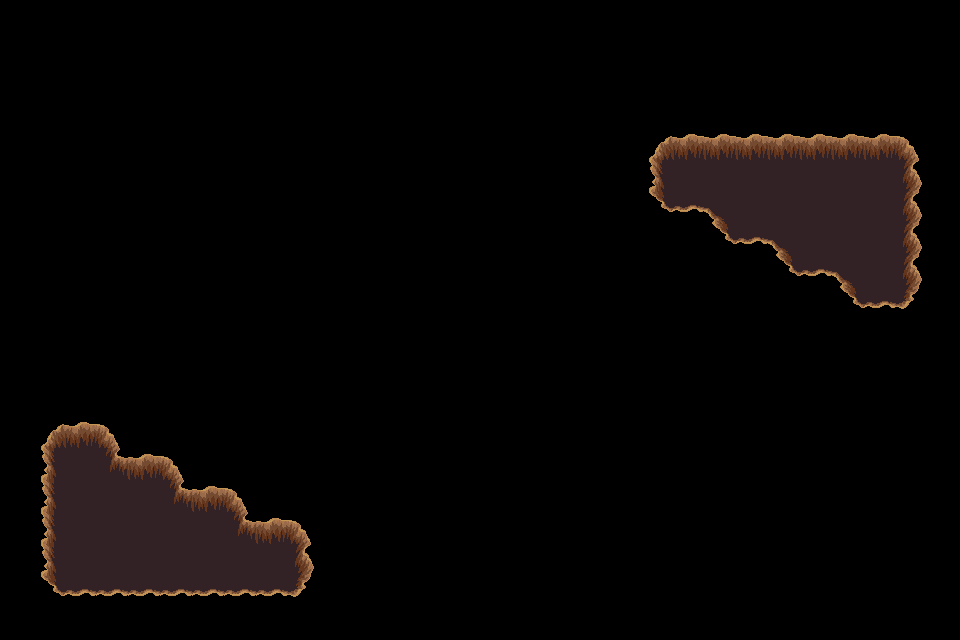

A level layout from a 2D game, rendered from its tile map. Below: a short description, then the map file with its tile-grid data intact:
An orthogonal 30x20 tile map with 32x32 px tiles, 1 tile layer (trou), 2 tilesets.

<map version="1.4" tiledversion="1.4.3" orientation="orthogonal" renderorder="right-down" width="30" height="20" tilewidth="32" tileheight="32" infinite="0" nextlayerid="9" nextobjectid="1">
 <tileset firstgid="1" source="../../dungeon_green.tsx" />
 <tileset firstgid="530" source="../../dungeon.tsx" />
 <layer id="8" name="trou" width="30" height="20">
  <data encoding="csv">
0,0,0,0,0,0,0,0,0,0,0,0,0,0,0,0,0,0,0,0,0,0,0,0,0,0,0,0,0,0,
0,0,0,0,0,0,0,0,0,0,0,0,0,0,0,0,0,0,0,0,0,0,0,0,0,0,0,0,0,0,
0,0,0,0,0,0,0,0,0,0,0,0,0,0,0,0,0,0,0,0,0,0,0,0,0,0,0,0,0,0,
0,0,0,0,0,0,0,0,0,0,0,0,0,0,0,0,0,0,0,0,0,0,0,0,0,0,0,0,0,0,
0,0,0,0,0,0,0,0,0,0,0,0,0,0,0,0,0,0,0,0,432,433,433,433,433,433,433,433,434,0,
0,0,0,0,0,0,0,0,0,0,0,0,0,0,0,0,0,0,0,0,455,456,456,456,456,456,456,456,457,0,
0,0,0,0,0,0,0,0,0,0,0,0,0,0,0,0,0,0,0,0,478,479,388,456,456,456,456,456,457,0,
0,0,0,0,0,0,0,0,0,0,0,0,0,0,0,0,0,0,0,0,0,0,478,479,388,456,456,456,457,0,
0,0,0,0,0,0,0,0,0,0,0,0,0,0,0,0,0,0,0,0,0,0,0,0,478,479,388,456,457,0,
0,0,0,0,0,0,0,0,0,0,0,0,0,0,0,0,0,0,0,0,0,0,0,0,0,0,478,479,480,0,
0,0,0,0,0,0,0,0,0,0,0,0,0,0,0,0,0,0,0,0,0,0,0,0,0,0,0,0,0,0,
0,0,0,0,0,0,0,0,0,0,0,0,0,0,0,0,0,0,0,0,0,0,0,0,0,0,0,0,0,0,
0,0,0,0,0,0,0,0,0,0,0,0,0,0,0,0,0,0,0,0,0,0,0,0,0,0,0,0,0,0,
0,432,433,434,0,0,0,0,0,0,0,0,0,0,0,0,0,0,0,0,0,0,0,0,0,0,0,0,0,0,
0,455,456,410,433,434,0,0,0,0,0,0,0,0,0,0,0,0,0,0,0,0,0,0,0,0,0,0,0,0,
0,455,456,456,456,410,433,434,0,0,0,0,0,0,0,0,0,0,0,0,0,0,0,0,0,0,0,0,0,0,
0,455,456,456,456,456,456,410,433,434,0,0,0,0,0,0,0,0,0,0,0,0,0,0,0,0,0,0,0,0,
0,455,456,456,456,456,456,456,456,457,0,0,0,0,0,0,0,0,0,0,0,0,0,0,0,0,0,0,0,0,
0,478,479,479,479,479,479,479,479,480,0,0,0,0,0,0,0,0,0,0,0,0,0,0,0,0,0,0,0,0,
0,0,0,0,0,0,0,0,0,0,0,0,0,0,0,0,0,0,0,0,0,0,0,0,0,0,0,0,0,0
</data>
 </layer>
</map>
